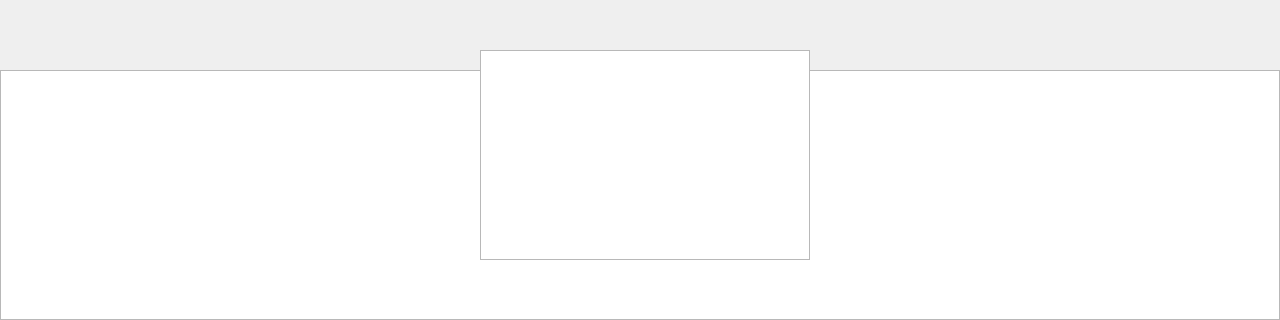
<?xml version="1.0" encoding="UTF-8"?>
<ui version="4.0">
 <class>USBModeWindow</class>
 <widget class="QDialog" name="USBModeWindow">
  <property name="geometry">
   <rect>
    <x>0</x>
    <y>0</y>
    <width>1280</width>
    <height>320</height>
   </rect>
  </property>
  <property name="windowTitle">
   <string>Title</string>
  </property>
  <widget class="QLabel" name="usb_connect_list_title">
   <property name="geometry">
    <rect>
     <x>0</x>
     <y>0</y>
     <width>1280</width>
     <height>70</height>
    </rect>
   </property>
  </widget>
  <widget class="QTableView" name="usb_connect_list">
   <property name="geometry">
    <rect>
     <x>0</x>
     <y>70</y>
     <width>1280</width>
     <height>250</height>
    </rect>
   </property>
  </widget>
  <widget class="QGraphicsView" name="mass_mode_icon">
   <property name="geometry">
    <rect>
     <x>480</x>
     <y>50</y>
     <width>330</width>
     <height>210</height>
    </rect>
   </property>
  </widget>
 </widget>
 <resources/>
 <connections/>
</ui>
